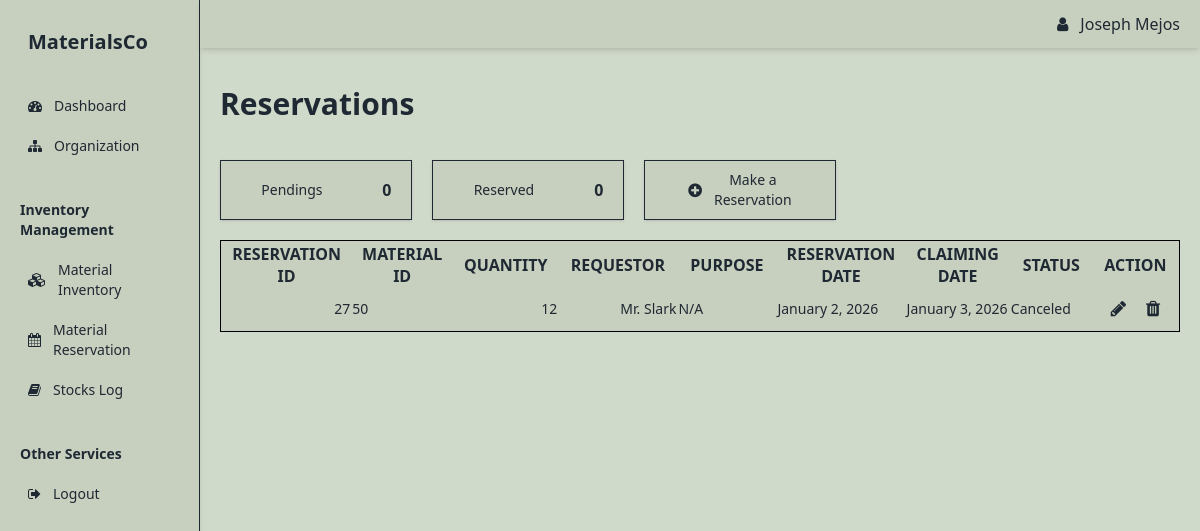
/Reservation.php (signed in), run on the app's committed database.
### tables this page shows
CREATE TABLE `reservation` (
  `RESERVATION_ID` int(11) NOT NULL,
  `MATERIAL_ID` int(11) DEFAULT NULL,
  `USER_ID` int(11) DEFAULT NULL,
  `QUANTITY` int(11) DEFAULT NULL,
  `REQUESTOR` varchar(255) DEFAULT NULL,
  `PURPOSE` varchar(255) DEFAULT NULL,
  `RESERVATION_DATE` date DEFAULT current_timestamp(),
  `CLAIMING_DATE` date DEFAULT NULL,
  `STATUS` varchar(50) DEFAULT 'On Process',
  `IS_ACTIVE` tinyint(1) NOT NULL DEFAULT 1
);

### Classes/Dbh.Class.php (called while the page is built)
<?php
class Dbh {
    private $host = "localhost";
    private $user = "root";
    private $pass = "";
    private $db = "materialcodb";
    protected function connection(){
        try{
            $dsn = 'mysql:host='. $this->host . ';dbname=' . $this->db;
            $pdo = new PDO($dsn, $this->user, $this->pass);
            $pdo->setAttribute(PDO::ATTR_DEFAULT_FETCH_MODE, PDO::FETCH_ASSOC);
            return $pdo;
        }catch(PDOException $e){
            echo "Error:" . $e->getMessage() . "<br>";
            die();
        }
    }
}

### Classes/Items.Class.php (called while the page is built, shortened)
<?php
include_once __DIR__ . '/Dbh.Class.php';
class Items extends Dbh {
    protected function countPending($userID){
        $query = "
            SELECT COUNT(*) AS pending_count
            FROM reservation
            WHERE USER_ID = ?
            AND STATUS = 'On Process'
        ";
        $stmt = $this->connection()->prepare($query);
        if (!$stmt->execute([$userID])) {
            return 0;
        }
        return (int) $stmt->fetch(PDO::FETCH_ASSOC)['pending_count'];
    }
    protected function countReserved($userID){
        $query = "
            SELECT COUNT(*) AS reserved_count
            FROM reservation
            WHERE USER_ID = ?
            AND STATUS = 'Reserved'
        ";
        $stmt = $this->connection()->prepare($query);
        if (!$stmt->execute([$userID])) {
            return 0;
        }
        return (int) $stmt->fetch(PDO::FETCH_ASSOC)['reserved_count'];
    }
    protected function getReservations($userID) {
        $query = "SELECT * FROM reservation WHERE USER_ID = ? && IS_ACTIVE = 1";
        $stmt = $this->connection()->prepare($query);
        if (!$stmt->execute([$userID])) {
            return false;
        }
        return $stmt->fetchAll(PDO::FETCH_ASSOC);
    }
}

### Classes/ItemsView.Class.php (called while the page is built, shortened)
<?php
class ItemsView extends ItemsCntrl{
    public function viewReservations($userID){
        return $this->getReservations($userID);
    }
    public function viewPendingCount($userID){
        return $this->countPending($userID);
    }
    public function viewReservedCount($userID){
        return $this->countReserved($userID);
    }
}

### Reservation.php (the view, shortened to what this page needs)
<body>
    <?php
        include __DIR__ . "/Inclusions/Head.php";
        include __DIR__ . "/Classes/Dbh.Class.php";
        include __DIR__ . "/Classes/ItemsView.Class.php";
        $itemsView = new ItemsView();
        $USER_ID = $_SESSION['USER_ID'];
        $materials = $itemsView->viewReservations($USER_ID);
        $pendingCount = $itemsView->viewPendingCount($USER_ID);
        $reservedCount = $itemsView->viewReservedCount($USER_ID);
    ?>
    <div id="BodyDiv" class="w-full h-full flex bg-[D0DACA] text-[1F2933]">
        <div class="w-1/5">
            <?php
                include __DIR__ . "/Inclusions/sidebar.php";
            ?>
        </div>
        <div class="w-full flex flex-col gap-5">
            <div>
                <?php include __DIR__ . "/Inclusions/navbar.php";?>
            </div>
            <div class="w-full h-20 my-2 px-5 text-3xl font-bold flex items-center">
                <h1>Reservations</h1>
            </div>
            <div class="flex justify-start gap-5 px-5">
                <div class="w-1/5 h-15 bg-[C7CFBE] border border-[1F2933] text-[1F2933] shadow-sm flex">
                    <div class="w-70 flex justify-center items-center">
                        <p class="text-sm">Pendings</p>
                    </div>
                    <div class="flex justify-center items-center w-1/2">
                        <p class="text-md font-bold"><?php echo $pendingCount ?></p>
                    </div>
                </div>
                <div class="w-1/5 h-15 bg-[C7CFBE] border border-[1F2933] text-[1F2933] shadow-sm flex">
                    <div class="w-70 flex justify-center items-center">
                        <p class="text-sm">Reserved</p>
                    </div>
                    <div class="flex justify-center items-center w-1/2">
                        <p class="text-md font-bold"><?php echo $reservedCount ?></p>
                    </div>
                </div>
                <div id="showReservation"
                    class="w-1/5 h-15 bg-[C7CFBE] border border-[1F2933] text-[1F2933] shadow-sm flex justify-center items-center cursor-pointer">
                    <div class="flex justify-center items-center gap-3">
                        <i class="fa fa-plus-circle text-xl"></i>
                        <p class="text-sm text-center">Make a <br>Reservation</p>
                    </div>
                </div>
            </div>
            <div class="h-full w-full px-5">
                <table id="inventoryTable" class="table-auto border-separate border bg-[C7CFBE] h-fit max-h-full">
                    <thead>
                        <tr class="text-md">
                            <th class="w-md text-[1F2933]">RESERVATION ID</th>
                            <th class="w-md text-[1F2933]">MATERIAL ID</th>
                            <th class="w-md text-[1F2933]">QUANTITY</th>
                            <th class="w-lg text-[1F2933]">REQUESTOR</th>
                            <th class="w-lg text-[1F2933]">PURPOSE</th>
                            <th class="w-md text-[1F2933]">RESERVATION DATE</th>
                            <th class="w-md text-[1F2933]">CLAIMING DATE</th>
                            <th class="w-md text-[1F2933]">STATUS</th>
                            <th class="w-md text-[1F2933]">ACTION</th>
                        </tr>
                    </thead>
                    <tbody>
                        <?php foreach ($materials as $row): ?>
                            <tr class="odd:bg-[C7CFBE] even:bg-[bdc3b2] border-0 text-[1F2933] h-10 text-sm">
                                <td class="text-end"><?= htmlspecialchars($row['RESERVATION_ID']) ?></td>
                                <td><?= htmlspecialchars($row['MATERIAL_ID']) ?></td>
                                <td class="text-end"><?= htmlspecialchars($row['QUANTITY']) ?></td>
                                <td class="text-end"><?= htmlspecialchars($row['REQUESTOR']) ?></td>
                                <td><?= htmlspecialchars($row['PURPOSE']) ?></td>
                                <td><?= htmlspecialchars(date('F j, Y', strtotime($row['RESERVATION_DATE']))) ?></td>
                                <td><?= htmlspecialchars(date('F j, Y', strtotime($row['CLAIMING_DATE']))) ?></td>
                                <td><?= htmlspecialchars($row['STATUS']) ?></td>
                                <td>
                                    <div class="flex justify-center items-center text-lg gap-5">
                                        <div class="cursor-pointer" onclick="document.getElementById('updateModal<?= $row['RESERVATION_ID'] ?>').showModal()">
                                            <i class="fa fa-pencil text-lg text-[1F2933]"></i>
                                        </div>
                                        <div class="cursor-pointer" onclick="document.getElementById('deleteModal<?= $row['RESERVATION_ID'] ?>').showModal()">
                                            <i class="fa fa-trash text-lg text-[1F2933]"></i>
                                        </div>
                                    </div>
                                </td>
                            </tr>
                        <?php endforeach; ?>
                    </tbody>
                </table>
            </div>
        </div>
    </div>
</body>

### data on the page
reservation: RESERVATION_ID "27", MATERIAL_ID "50", QUANTITY "12", REQUESTOR "Mr. Slark", PURPOSE "N/A", RESERVATION_DATE "January 2, 2026", CLAIMING_DATE "January 3, 2026", STATUS "Canceled"

### other printed values
$_SESSION['NAME'] "Joseph Mejos"
$pendingCount "0"
$reservedCount "0"
